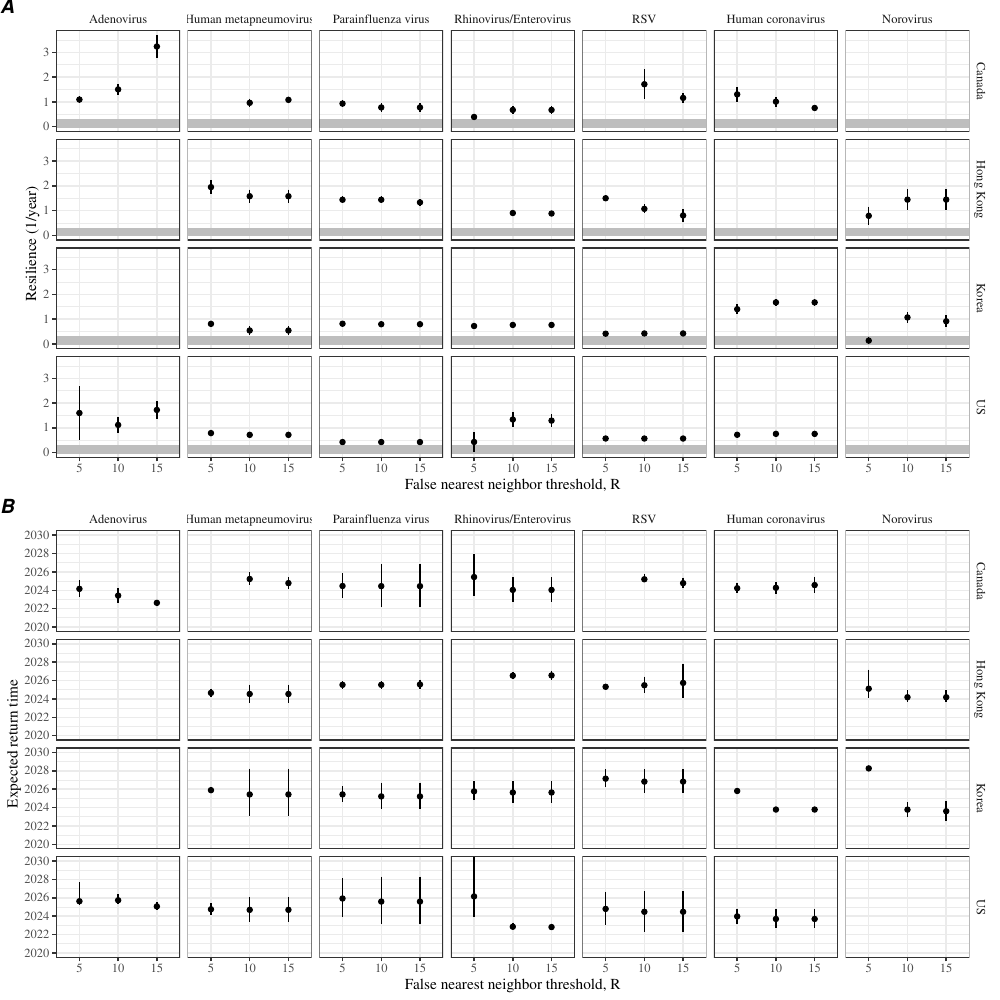

Recreate this plot in R.
library(tidyr)
library(dplyr)
library(ggplot2); theme_set(theme_bw(base_family = "Times"))
library(egg)
library(gridExtra)
source("../R/simulate_seir.R")

load("../analysis_takens_acf_fnn_R/analysis_korea_takens_acf_fnn_R.rda")
load("../analysis_takens_acf_fnn_R/analysis_hongkong_takens_acf_fnn_R.rda")
load("../analysis_takens_acf_fnn_R/analysis_hongkong_piv_takens_acf_fnn_R.rda")
load("../analysis_takens_acf_fnn_R/analysis_hongkong_noro_takens_acf_fnn_R.rda")
load("../analysis_takens_acf_fnn_R/analysis_canada_takens_acf_fnn_R.rda")
load("../analysis_takens_acf_fnn_R/analysis_nrevss_takens_acf_fnn_R.rda")

analysis_all <- bind_rows(
  analysis_korea_takens_acf_fnn_R %>%
    mutate(country="Korea",
           time=year+week/52),
  analysis_hongkong_takens_acf_fnn_R  %>%
    mutate(
      country="Hong Kong",
      key=factor(key,
                 levels=c("adeno", "hmpv", "rsv", "rvev"),
                 labels=c("Adenovirus", "Human metapneumovirus",
                          "RSV", "Rhinovirus/Enterovirus")),
      time=year+week/52
    ),
  analysis_hongkong_piv_takens_acf_fnn_R %>%
    mutate(
      country="Hong Kong",
      key="Parainfluenza virus",
      time=year+week/52
    ),
  analysis_hongkong_noro_takens_acf_fnn_R %>%
    mutate(
      country="Hong Kong",
      time=year+match(month,month.name)/12
    ),
  analysis_canada_takens_acf_fnn_R %>%
    filter(
      !key %in% c("Flu A", "Flu B")
    ) %>%
    mutate(
      country="Canada",
      key=factor(key,
                 levels=c("AdV", "CoV", "Flu A", "Flu B", "HMPV", "PIV", "RSV", "RV/EV"),
                 labels=c("Adenovirus", "Human coronavirus", "Influenza A", "Influenza B",
                          "Human metapneumovirus",
                          "Parainfluenza virus",
                          "RSV", "Rhinovirus/Enterovirus")),
      time=year+week/52
    ),
  analysis_nrevss_takens_acf_fnn_R %>%
    mutate(
      country="US",
      key=factor(type,
                 levels=c("Adenovirus", "CoV", "Human metapneumovirus", "Rhinovirus", "PIV", "RSV"),
                 labels=c("Adenovirus", "Human coronavirus", "Human metapneumovirus",
                          "Rhinovirus",
                          "Parainfluenza virus",
                          "RSV")),
      time=year+week/52
    ) %>%
    select(-type)
) %>%
  mutate(
    key=ifelse(key=="Rhinovirus", "Rhinovirus/Enterovirus", key),
    key=factor(key,
               levels=c("Adenovirus", "Human metapneumovirus",
                        "Parainfluenza virus", "Rhinovirus/Enterovirus",
                        "RSV", "Human coronavirus", "Bocavirus", "Norovirus"))
  ) %>%
  filter(
    key != "Bocavirus"
  )

analysis_all_lm <- lapply(split(analysis_all, analysis_all[,c("key", "country", "R")]), function(x) {
  if (nrow(x) > 0) {
    x_filter <- x %>%
      filter(!is.na(dist_takens),
             dist_takens > 0) %>%
      arrange(year, week)
    
    x_pre <- filter(x, year <2020)
    
    pre_mean <- mean(log(x_pre$dist_takens), na.rm=TRUE)
    
    dist <- x_filter$dist_takens
    time <- x_filter$time
    
    loesspred <- exp(predict(loess(log(dist)~time, span=0.2)))
    
    maxdist <- max(loesspred)
    maxdist_time <- time[which.max(loesspred)]
    meandist <- mean(loesspred[time<2020])
    
    target_first <- meandist * (maxdist/meandist)^(17/19)
    target_second <- meandist * (maxdist/meandist)^(2/19)
    
    time_first <- time[which(time > maxdist_time & loesspred < target_first)[1]]
    time_last <- time[tail(which(time > maxdist_time & loesspred > target_second), 1)]
    
    if (x$key[1]=="Norovirus" & x$country[1]=="Hong Kong") {
      time_first <- 2022.5
      time_last <- 2024
    } else if (x$key[1]=="Norovirus" & x$country[1]=="Korea") {
      time_first <- 2022.5
      time_last <- 2024
    } else if (x$key[1]=="Rhinovirus/Enterovirus" & x$country[1]=="US") {
      time_first <- 2021+21/52
      time_last <- 2022
    }
    
    if (!is.na(time_first)) {
      
      lfit <- lm(log(dist_takens)~time, data=x_filter %>% filter(time >= time_first, time < time_last))
      
      est <- -coef(lfit)[[2]]
      lwr <- -confint(lfit)[2,2]
      upr <- -confint(lfit)[2,1]
      
      time_pred <- seq(time_first, 2100, by=0.01)
      
      pp <- predict(lfit, newdata=data.frame(time=time_pred),
                    levels=0.95,
                    interval="prediction")
      
      when <- time_pred[which(pp[,1] < pre_mean)[1]]
      
      when_lwr <- time_pred[which(pp[,2] < pre_mean)[1]]
      
      when_upr <- time_pred[which(pp[,3] < pre_mean)[1]]
      
      out <- data.frame(
        pred=exp(pp[,1]),
        pred_lwr=exp(pp[,2]),
        pred_upr=exp(pp[,3]),
        time=time_pred,
        key=x$key[1],
        country=x$country[1],
        R=x$R[1],
        tstart=time_first,
        tend=time_last,
        pre_mean=pre_mean,
        reldist=mean(tail(dist, 52))/mean(dist[time < 2020]),
        when=when,
        when_lwr=when_lwr,
        when_upr=when_upr,
        resilience=-coef(lfit)[[2]],
        resilience_lwr=-confint(lfit)[2,2],
        resilience_upr=-confint(lfit)[2,1]
      )
    } else {
      out <- NULL
    }
    
    out
  }
}) %>%
  bind_rows

analysis_all_summ <- analysis_all_lm %>%
  group_by(key, country, R) %>%
  filter(1:n()==1) %>%
  ungroup %>%
  mutate(
    key=factor(key,
               levels=c("Adenovirus", "Human metapneumovirus",
                        "Parainfluenza virus", "Rhinovirus/Enterovirus",
                        "RSV", "Human coronavirus", "Bocavirus", "Norovirus"))
  )

analysis_all_summ_filter <- analysis_all_summ %>%
  filter(
    reldist < exp(2)
  )

analysis_all_lm_filter <- analysis_all_lm %>%
  merge(select(analysis_all_summ_filter, key, country))

g1 <- ggplot(analysis_all) +
  geom_vline(xintercept=2013:2027, lty=3, col="gray") +
  geom_hline(data=analysis_all_summ, aes(yintercept=exp(pre_mean)), lty=2) +
  geom_line(aes(time, dist_takens, col=as.factor(R))) +
  scale_x_continuous("Year",
                     breaks=seq(2014, 2030, by=2),
                     expand=c(0, 0)) +
  scale_y_log10("Nearest neighbor distance from attractor", expand=c(0, 0)) +
  scale_color_discrete("False nearest neighbor threshold, R") +
  coord_cartesian(xlim=c(2013, 2025), ylim=c(5e-2, 20)) +
  facet_grid(country~key) +
  theme(
    strip.background = element_blank(),
    panel.grid = element_blank(),
    axis.text.x = element_text(angle=45, hjust=1),
    legend.position = "top"
  )

ggsave("figure4_dist_R.pdf", g1, width=12, height=6)

measles_resilience <- -eigen_seir()

g2 <- ggplot(analysis_all_summ_filter) +
  geom_hline(yintercept=measles_resilience, lty=1, col="gray", lwd=3) +
  geom_errorbar(aes(as.factor(R), ymin=resilience_lwr, ymax=resilience_upr), width=0, 
                position = position_dodge(width=0.5))+
  geom_point(aes(as.factor(R), resilience)) +
  scale_x_discrete("False nearest neighbor threshold, R") +
  scale_y_continuous("Resilience (1/year)")  +
  facet_grid(country~key) +
  theme(
    strip.background = element_blank()
  )

g3 <- ggplot(analysis_all_summ_filter) +
  geom_errorbar(aes(as.factor(R), ymin=when_lwr, ymax=when_upr), width=0, 
                position = position_dodge(width=0.5))+
  geom_point(aes(as.factor(R), when)) +
  scale_x_discrete("False nearest neighbor threshold, R") +
  scale_y_continuous("Expected return time",
                     breaks=seq(2020, 2030, by=2)) +
  coord_cartesian(ylim=c(2020, 2030)) +
  facet_grid(country~key) +
  theme(
    strip.background = element_blank()
  )

gcomb <- ggarrange(g2, g3,
                   labels=c("A", "B"))

ggsave("figure4_R.pdf", gcomb, width=10, height=10)
